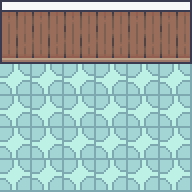

Tiled map render using the project's own tile images. Description and the whole map definition, tile-layer contents included, below:
An orthogonal 6x6 tile map with 32x32 px tiles, 1 tile layer (Ground), 2 tilesets and 7 objects (Player).

<map version="1.10" tiledversion="1.11.0" orientation="orthogonal" renderorder="right-down" width="6" height="6" tilewidth="32" tileheight="32" infinite="0" nextlayerid="6" nextobjectid="10">
 <tileset firstgid="1" source="Tiletsx/Room_Builder_free_32x32.tsx" />
 <tileset firstgid="392" source="Tiletsx/key.tsx" />
 <layer id="1" name="Ground" width="6" height="6">
  <data encoding="csv">
222,223,223,223,223,224,
239,240,240,240,240,241,
183,183,183,183,183,183,
183,183,183,183,183,183,
183,183,183,183,183,183,
183,183,183,183,183,183
</data>
 </layer>
 <objectgroup id="2" name="Entities">
  <object id="8" name="Player" x="98" y="161">
   <properties>
    <property name="direction" value="up" />
    <property name="pos" value="wardenhouse" />
   </properties>
   <point />
  </object>
 </objectgroup>
 <objectgroup id="3" name="Collision">
  <object id="1" x="-160" y="-133" width="570" height="152" />
  <object id="2" x="194" y="-89" width="281" height="328" />
  <object id="3" x="-214" y="-154" width="212" height="390" />
  <object id="4" x="-170" y="194" width="493" height="188" />
 </objectgroup>
 <objectgroup id="4" name="Transition">
  <object id="7" x="84" y="169" width="24" height="21">
   <properties>
    <property name="pos" value="room" />
    <property name="target" value="wardenhouse" />
   </properties>
  </object>
 </objectgroup>
 <objectgroup id="5" name="Objects">
  <object id="9" gid="393" x="71" y="104" width="48" height="48" />
 </objectgroup>
</map>
